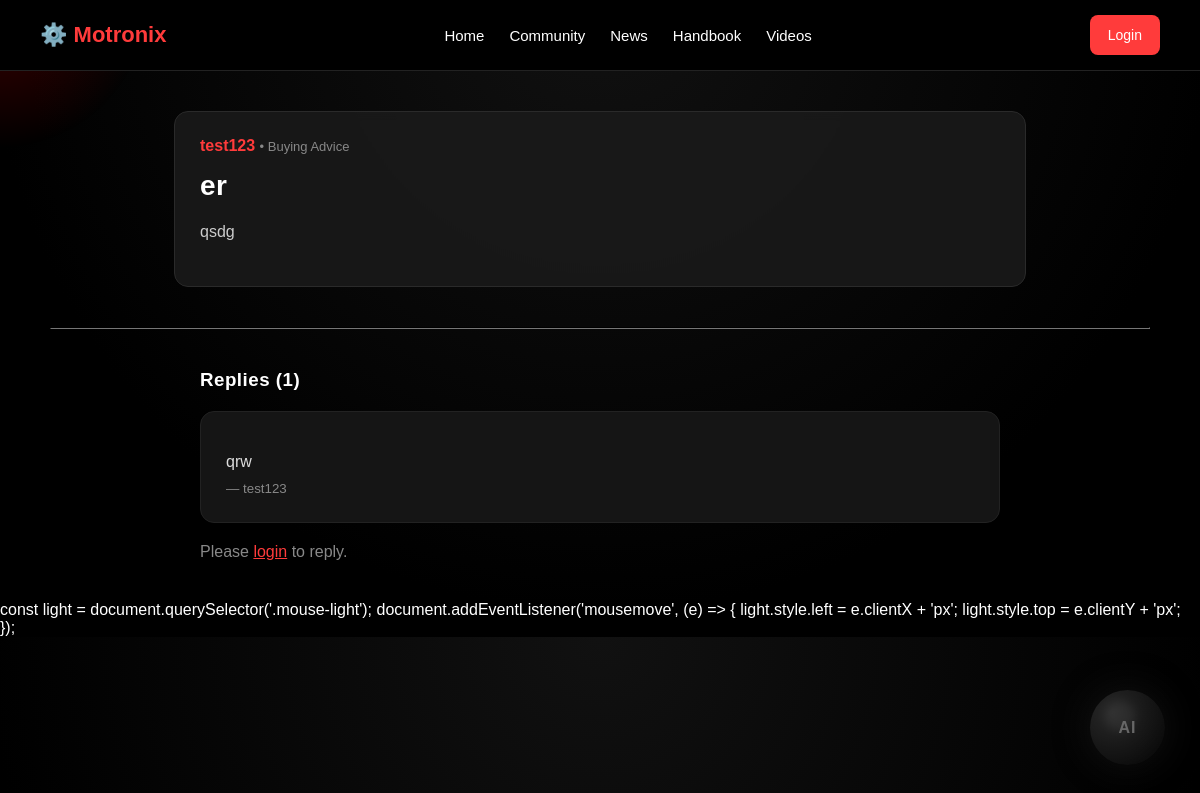
Screenshot of /post/2 with the database file from the repository.
### app.py (models this page shows)
class User(UserMixin, db.Model):
    id = db.Column(db.Integer, primary_key=True)
    username = db.Column(db.String(100), unique=True, nullable=False)
    password = db.Column(db.String(100), nullable=False)

class Category(db.Model):
    id = db.Column(db.Integer, primary_key=True)
    name = db.Column(db.String(100), unique=True, nullable=False)

class Post(db.Model):
    id = db.Column(db.Integer, primary_key=True)
    title = db.Column(db.String(200), nullable=False)
    content = db.Column(db.Text, nullable=False)
    user_id = db.Column(db.Integer, db.ForeignKey("user.id"), nullable=False)
    category_id = db.Column(db.Integer, db.ForeignKey("category.id"), nullable=False)
    author = db.relationship("User", backref="posts")
    category = db.relationship("Category", backref="posts")
    comments = db.relationship("Comment", backref="post", cascade="all, delete")
    votes = db.relationship("Vote", backref="post", cascade="all, delete")

class Comment(db.Model):
    id = db.Column(db.Integer, primary_key=True)
    content = db.Column(db.Text, nullable=False)
    user_id = db.Column(db.Integer, db.ForeignKey("user.id"), nullable=False)
    post_id = db.Column(db.Integer, db.ForeignKey("post.id"), nullable=False)
    user = db.relationship("User", backref="comments")

### app.py (the view)
@app.route("/post/<int:post_id>")
def post_detail(post_id):
    post = Post.query.get_or_404(post_id)
    return render_template("post_detail.html", post=post)

### templates/post_detail.html (shortened to what this page needs)
{% extends "base.html" %}
{% block content %}
<div class="post-card" style="max-width:800px; margin:auto;">
    <div style="display:flex; justify-content:space-between; align-items:center; margin-bottom:15px;">
        <div>
            <span style="color:#ff3b3b; font-weight:bold; font-size:16px;">
                {{ post.author.username }}
            </span>
            <span style="color:#888; font-size:13px;">
                • {{ post.category.name }}
            </span>
        </div>
    </div>
    <h1 style="margin:10px 0 15px 0; font-size:28px;">
        {{ post.title }}
    </h1>
    <p style="color:#ccc; line-height:1.7; font-size:16px;">
        {{ post.content }}
    </p>
</div>
<hr style="margin:40px 0; border-color:#222;">
<div style="max-width:800px; margin:auto;">
    <h3 style="margin-bottom:20px;">
        Replies ({{ post.comments|length }})
    </h3>
    {% for comment in post.comments %}
        <div class="post-card" style="margin-bottom:15px; background:#151515; border:1px solid #222;">
            <p style="color:#ddd; margin-bottom:8px;">
                {{ comment.content }}
            </p>
            <small style="color:#888;">
                — {{ comment.user.username }}
            </small>
        </div>
    {% else %}
        <p style="color:#888;">No replies yet.</p>
    {% endfor %}
    {% if current_user.is_authenticated %}
        <div style="margin-top:30px;">
            <form method="POST" action="{{ url_for('add_comment', post_id=post.id) }}">
                <textarea name="content"
                          placeholder="Write your reply..."
                          required
                          style="width:100%; background:#111; border:1px solid #333; color:white; padding:15px; border-radius:8px; resize:none; height:100px; font-size:14px;"></textarea>
                <button type="submit"
                        style="margin-top:10px; background:#ff3b3b; border:none; padding:10px 20px; color:white; border-radius:6px; cursor:pointer;">
                    Post Reply
                </button>
            </form>
        </div>
    {% else %}
        <p style="margin-top:20px; color:#888;">
            Please <a href="{{ url_for('login') }}" style="color:#ff3b3b;">login</a> to reply.
        </p>
    {% endif %}
</div>
{% endblock %}

### static/style.css (style rules this page uses)
body { margin: 0; font-family: Arial, Helvetica, sans-serif; background: radial-gradient(circle at top, #111 0%, #000 70%); color: white; }
.post-card { background: rgba(26, 26, 26, 0.9); padding: 25px; border-radius: 14px; border: 1px solid #2a2a2a; margin-bottom: 25px; transition: all 0.3s ease; backdrop-filter: blur(6px); }
html { scroll-behavior: smooth; }
.post-card { transition: all 0.25s ease; }
h1, h2, h3 { letter-spacing: 0.5px; }
p { font-weight: 300; }
a { transition: 0.2s ease; }

### rows the page displays
User: author.username "test123"
Category: category.name "Buying Advice"
Post: title "er", content "qsdg"
Comment: content "qrw", user.username "test123"

### other values shown
{{ post.comments|length }} "1"
